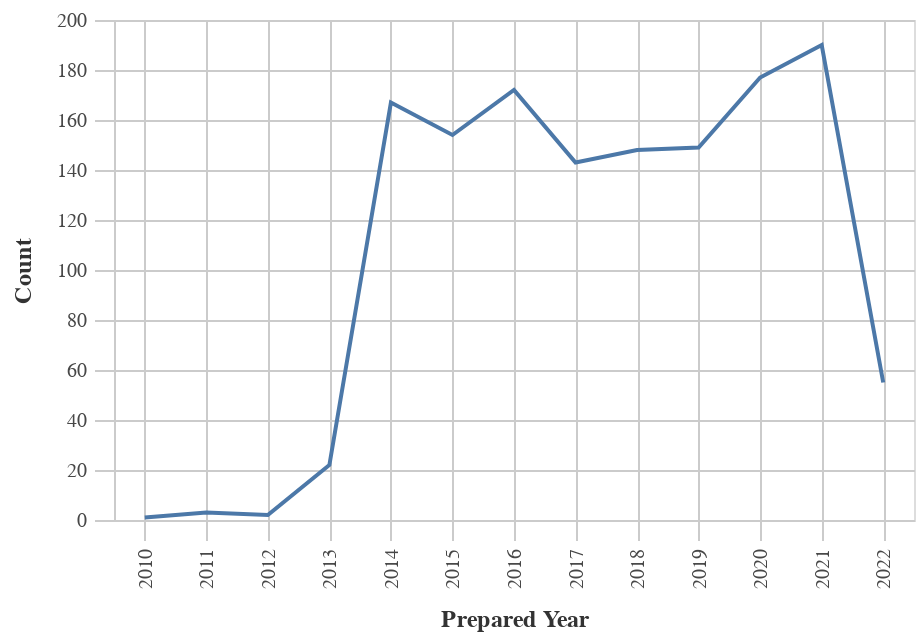

Source (notebook cell):
### Code cell
#Line chart for Obligations by Year
chart_df = (df_top>>filter(_.variable=='prepared_y')).rename(columns= {"value":"Year"})
    
chart1= (_dla_utils_reports.basic_line_chart_test_no_save(chart_df, 'Year', 'count', district)).encode(x=alt.X('Year:O', title='Prepared Year'))
    
display(HTML("<h4><strong>Obligations by Year</strong></h4>"))
chart1

### Figure 1 — Vega-Lite specification as saved in the notebook (floating-point values rounded to 4 significant figures)
{"config": {"view": {"continuousWidth": 400, "continuousHeight": 300}, "axis": {"domainColor": "#cbcbcb", "grid": true, "gridColor": "#cbcbcb", "gridWidth": 1, "labelColor": "#474747", "labelFont": "Nunito Sans", "labelFontSize": 10, "labelPadding": 4, "tickColor": "#cbcbcb", "tickSize": 10, "titleColor": "#333", "titleFont": "Raleway", "titleFontSize": 12, "titlePadding": 10}, "axisBand": {"grid": false}, "background": "white", "font": "Raleway", "header": {"labelFont": "Nunito Sans", "titleFont": "Raleway"}, "legend": {"labelColor": "#333", "labelFont": "Nunito Sans", "labelFontSize": 11, "labelLimit": 0, "padding": 1, "symbolSize": 30, "symbolType": "square", "titleColor": "#333", "titleFont": "Raleway", "titleFontSize": 14, "titlePadding": 10}, "title": {"anchor": "middle", "font": "Raleway", "fontSize": 18, "fontWeight": 300, "offset": 20}}, "data": {"name": "data-fb924dd415f5ec82833b39aa08157c4f"}, "mark": "line", "encoding": {"tooltip": [{"field": "Year", "type": "quantitative"}, {"field": "count", "type": "quantitative"}], "x": {"field": "Year", "title": "Prepared Year", "type": "ordinal"}, "y": {"field": "count", "title": "Count", "type": "quantitative"}}, "height": 250, "width": 400, "$schema": "https://vega.github.io/schema/vega-lite/v4.17.0.json", "datasets": {"data-fb924dd415f5ec82833b39aa08157c4f": [{"Year": 2021.0, "count": 190, "variable": "prepared_y"}, {"Year": 2020.0, "count": 177, "variable": "prepared_y"}, {"Year": 2016.0, "count": 172, "variable": "prepared_y"}, {"Year": 2014.0, "count": 167, "variable": "prepared_y"}, {"Year": 2015.0, "count": 154, "variable": "prepared_y"}, {"Year": 2019.0, "count": 149, "variable": "prepared_y"}, {"Year": 2018.0, "count": 148, "variable": "prepared_y"}, {"Year": 2017.0, "count": 143, "variable": "prepared_y"}, {"Year": 2022.0, "count": 55, "variable": "prepared_y"}, {"Year": 2013.0, "count": 22, "variable": "prepared_y"}, {"Year": 2011.0, "count": 3, "variable": "prepared_y"}, {"Year": 2012.0, "count": 2, "variable": "prepared_y"}, {"Year": 2010.0, "count": 1, "variable": "prepared_y"}]}}
